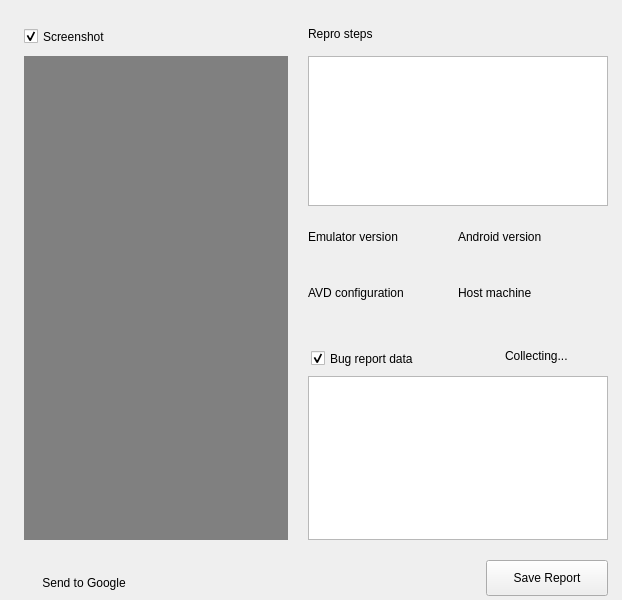
<?xml version="1.0" encoding="UTF-8"?>
<ui version="4.0">
 <class>BugreportPageGrpc</class>
 <widget class="QWidget" name="BugreportPageGrpc">
  <property name="geometry">
   <rect>
    <x>0</x>
    <y>0</y>
    <width>622</width>
    <height>600</height>
   </rect>
  </property>
  <property name="windowTitle">
   <string>Form</string>
  </property>
  <widget class="RaisedMaterialButton" name="bug_saveButton">
   <property name="geometry">
    <rect>
     <x>486</x>
     <y>560</y>
     <width>122</width>
     <height>36</height>
    </rect>
   </property>
   <property name="sizePolicy">
    <sizepolicy hsizetype="Fixed" vsizetype="Fixed">
     <horstretch>0</horstretch>
     <verstretch>0</verstretch>
    </sizepolicy>
   </property>
   <property name="minimumSize">
    <size>
     <width>120</width>
     <height>36</height>
    </size>
   </property>
   <property name="maximumSize">
    <size>
     <width>16777215</width>
     <height>36</height>
    </size>
   </property>
   <property name="text">
    <string>Save Report</string>
   </property>
   <property name="ColorGroup" stdset="0">
    <string>Button</string>
   </property>
  </widget>
  <widget class="QCheckBox" name="bug_screenshotCheckBox">
   <property name="geometry">
    <rect>
     <x>24</x>
     <y>24</y>
     <width>177</width>
     <height>25</height>
    </rect>
   </property>
   <property name="sizePolicy">
    <sizepolicy hsizetype="Fixed" vsizetype="Fixed">
     <horstretch>0</horstretch>
     <verstretch>0</verstretch>
    </sizepolicy>
   </property>
   <property name="text">
    <string>Screenshot</string>
   </property>
   <property name="checked">
    <bool>true</bool>
   </property>
  </widget>
  <widget class="QLabel" name="label_4">
   <property name="geometry">
    <rect>
     <x>308</x>
     <y>24</y>
     <width>96</width>
     <height>19</height>
    </rect>
   </property>
   <property name="sizePolicy">
    <sizepolicy hsizetype="Fixed" vsizetype="Fixed">
     <horstretch>0</horstretch>
     <verstretch>0</verstretch>
    </sizepolicy>
   </property>
   <property name="text">
    <string>Repro steps</string>
   </property>
   <property name="alignment">
    <set>Qt::AlignLeading|Qt::AlignLeft|Qt::AlignVCenter</set>
   </property>
  </widget>
  <widget class="QPlainTextEdit" name="bug_reproStepsTextEdit">
   <property name="geometry">
    <rect>
     <x>308</x>
     <y>56</y>
     <width>300</width>
     <height>150</height>
    </rect>
   </property>
   <property name="sizePolicy">
    <sizepolicy hsizetype="Expanding" vsizetype="Expanding">
     <horstretch>0</horstretch>
     <verstretch>0</verstretch>
    </sizepolicy>
   </property>
  </widget>
  <widget class="QLabel" name="bug_emulatorVersionLabel">
   <property name="geometry">
    <rect>
     <x>308</x>
     <y>245</y>
     <width>150</width>
     <height>30</height>
    </rect>
   </property>
   <property name="text">
    <string/>
   </property>
   <property name="wordWrap">
    <bool>true</bool>
   </property>
  </widget>
  <widget class="QLabel" name="bug_deviceLabel">
   <property name="geometry">
    <rect>
     <x>308</x>
     <y>301</y>
     <width>150</width>
     <height>40</height>
    </rect>
   </property>
   <property name="text">
    <string/>
   </property>
   <property name="wordWrap">
    <bool>false</bool>
   </property>
   <property name="ColorGroup" stdset="0">
    <string>Link</string>
   </property>
  </widget>
  <widget class="QLabel" name="bug_hostMachineLabel">
   <property name="geometry">
    <rect>
     <x>458</x>
     <y>301</y>
     <width>150</width>
     <height>40</height>
    </rect>
   </property>
   <property name="text">
    <string/>
   </property>
  </widget>
  <widget class="QLabel" name="bug_androidVersionLabel">
   <property name="geometry">
    <rect>
     <x>458</x>
     <y>245</y>
     <width>150</width>
     <height>30</height>
    </rect>
   </property>
   <property name="text">
    <string/>
   </property>
  </widget>
  <widget class="QLabel" name="label_2">
   <property name="geometry">
    <rect>
     <x>308</x>
     <y>227</y>
     <width>150</width>
     <height>19</height>
    </rect>
   </property>
   <property name="sizePolicy">
    <sizepolicy hsizetype="Minimum" vsizetype="Fixed">
     <horstretch>0</horstretch>
     <verstretch>0</verstretch>
    </sizepolicy>
   </property>
   <property name="text">
    <string>Emulator version</string>
   </property>
   <property name="ColorGroup" stdset="0">
    <string>Title</string>
   </property>
  </widget>
  <widget class="QLabel" name="label">
   <property name="geometry">
    <rect>
     <x>458</x>
     <y>227</y>
     <width>150</width>
     <height>19</height>
    </rect>
   </property>
   <property name="sizePolicy">
    <sizepolicy hsizetype="Minimum" vsizetype="Fixed">
     <horstretch>0</horstretch>
     <verstretch>0</verstretch>
    </sizepolicy>
   </property>
   <property name="text">
    <string>Android version</string>
   </property>
   <property name="ColorGroup" stdset="0">
    <string>Title</string>
   </property>
  </widget>
  <widget class="QLabel" name="label_3">
   <property name="geometry">
    <rect>
     <x>458</x>
     <y>283</y>
     <width>150</width>
     <height>19</height>
    </rect>
   </property>
   <property name="sizePolicy">
    <sizepolicy hsizetype="Minimum" vsizetype="Fixed">
     <horstretch>0</horstretch>
     <verstretch>0</verstretch>
    </sizepolicy>
   </property>
   <property name="text">
    <string>Host machine</string>
   </property>
   <property name="ColorGroup" stdset="0">
    <string>Title</string>
   </property>
  </widget>
  <widget class="QLabel" name="label_5">
   <property name="geometry">
    <rect>
     <x>308</x>
     <y>283</y>
     <width>150</width>
     <height>19</height>
    </rect>
   </property>
   <property name="sizePolicy">
    <sizepolicy hsizetype="Minimum" vsizetype="Fixed">
     <horstretch>0</horstretch>
     <verstretch>0</verstretch>
    </sizepolicy>
   </property>
   <property name="text">
    <string>AVD configuration</string>
   </property>
   <property name="ColorGroup" stdset="0">
    <string>Title</string>
   </property>
  </widget>
  <widget class="QCheckBox" name="bug_bugReportCheckBox">
   <property name="geometry">
    <rect>
     <x>311</x>
     <y>346</y>
     <width>152</width>
     <height>25</height>
    </rect>
   </property>
   <property name="sizePolicy">
    <sizepolicy hsizetype="Fixed" vsizetype="Fixed">
     <horstretch>0</horstretch>
     <verstretch>0</verstretch>
    </sizepolicy>
   </property>
   <property name="text">
    <string>Bug report data</string>
   </property>
   <property name="checked">
    <bool>true</bool>
   </property>
  </widget>
  <widget class="QPlainTextEdit" name="bug_bugReportTextEdit">
   <property name="geometry">
    <rect>
     <x>308</x>
     <y>376</y>
     <width>300</width>
     <height>164</height>
    </rect>
   </property>
   <property name="sizePolicy">
    <sizepolicy hsizetype="Expanding" vsizetype="Expanding">
     <horstretch>0</horstretch>
     <verstretch>0</verstretch>
    </sizepolicy>
   </property>
   <property name="readOnly">
    <bool>true</bool>
   </property>
  </widget>
  <widget class="QLabel" name="bug_circularSpinner">
   <property name="visible">
    <bool>false</bool>
   </property>
   <property name="geometry">
    <rect>
     <x>592</x>
     <y>347</y>
     <width>16</width>
     <height>16</height>
    </rect>
   </property>
   <property name="sizePolicy">
    <sizepolicy hsizetype="Fixed" vsizetype="Fixed">
     <horstretch>0</horstretch>
     <verstretch>0</verstretch>
    </sizepolicy>
   </property>
   <property name="minimumSize">
    <size>
     <width>16</width>
     <height>16</height>
    </size>
   </property>
   <property name="maximumSize">
    <size>
     <width>16</width>
     <height>16</height>
    </size>
   </property>
   <property name="text">
    <string/>
   </property>
   <property name="scaledContents">
    <bool>true</bool>
   </property>
   <property name="alignment">
    <set>Qt::AlignRight|Qt::AlignTrailing|Qt::AlignVCenter</set>
   </property>
  </widget>
  <widget class="QLabel" name="bug_collectingLabel">
   <property name="visible">
    <bool>false</bool>
   </property>
   <property name="geometry">
    <rect>
     <x>505</x>
     <y>346</y>
     <width>71</width>
     <height>20</height>
    </rect>
   </property>
   <property name="sizePolicy">
    <sizepolicy hsizetype="Fixed" vsizetype="Fixed">
     <horstretch>0</horstretch>
     <verstretch>0</verstretch>
    </sizepolicy>
   </property>
   <property name="minimumSize">
    <size>
     <width>0</width>
     <height>0</height>
    </size>
   </property>
   <property name="maximumSize">
    <size>
     <width>16777215</width>
     <height>16777215</height>
    </size>
   </property>
   <property name="text">
    <string>Collecting...</string>
   </property>
   <property name="alignment">
    <set>Qt::AlignLeading|Qt::AlignLeft|Qt::AlignVCenter</set>
   </property>
   <property name="ColorGroup" stdset="0">
    <string>Title</string>
   </property>
  </widget>
  <widget class="QPushButton" name="bug_sendToGoogle">
   <property name="geometry">
    <rect>
     <x>24</x>
     <y>568</y>
     <width>120</width>
     <height>30</height>
    </rect>
   </property>
   <property name="layoutDirection">
    <enum>Qt::RightToLeft</enum>
   </property>
   <property name="text">
    <string>Send to Google</string>
   </property>
   <property name="iconSize">
    <size>
     <width>16</width>
     <height>16</height>
    </size>
   </property>
   <property name="flat">
    <bool>true</bool>
   </property>
   <property name="ColorGroup" stdset="0">
    <string>Link</string>
   </property>
  </widget>
  <widget class="QLabel" name="bug_screenshotImage">
   <property name="geometry">
    <rect>
     <x>24</x>
     <y>56</y>
     <width>264</width>
     <height>484</height>
    </rect>
   </property>
   <property name="sizePolicy">
    <sizepolicy hsizetype="Fixed" vsizetype="Fixed">
     <horstretch>0</horstretch>
     <verstretch>0</verstretch>
    </sizepolicy>
   </property>
   <property name="minimumSize">
    <size>
     <width>0</width>
     <height>0</height>
    </size>
   </property>
   <property name="maximumSize">
    <size>
     <width>16777215</width>
     <height>16777215</height>
    </size>
   </property>
   <property name="styleSheet">
    <string notr="true">background-color: #808080;</string>
   </property>
   <property name="text">
    <string/>
   </property>
   <property name="alignment">
    <set>Qt::AlignCenter</set>
   </property>
  </widget>
  <zorder>bug_emulatorVersionLabel</zorder>
  <zorder>bug_deviceLabel</zorder>
  <zorder>bug_hostMachineLabel</zorder>
  <zorder>bug_androidVersionLabel</zorder>
  <zorder>label_2</zorder>
  <zorder>label</zorder>
  <zorder>label_3</zorder>
  <zorder>label_5</zorder>
  <zorder>bug_bugReportCheckBox</zorder>
  <zorder>bug_bugReportTextEdit</zorder>
  <zorder>bug_circularSpinner</zorder>
  <zorder>bug_collectingLabel</zorder>
  <zorder>bug_saveButton</zorder>
  <zorder>bug_screenshotCheckBox</zorder>
  <zorder>label_4</zorder>
  <zorder>bug_reproStepsTextEdit</zorder>
  <zorder>bug_sendToGoogle</zorder>
  <zorder>bug_screenshotImage</zorder>
 </widget>
 <customwidgets>
  <customwidget>
   <class>RaisedMaterialButton</class>
   <extends>QPushButton</extends>
   <header>android/skin/qt/raised-material-button.h</header>
  </customwidget>
 </customwidgets>
 <resources>
  <include location="../resources.qrc"/>
 </resources>
 <connections/>
</ui>
